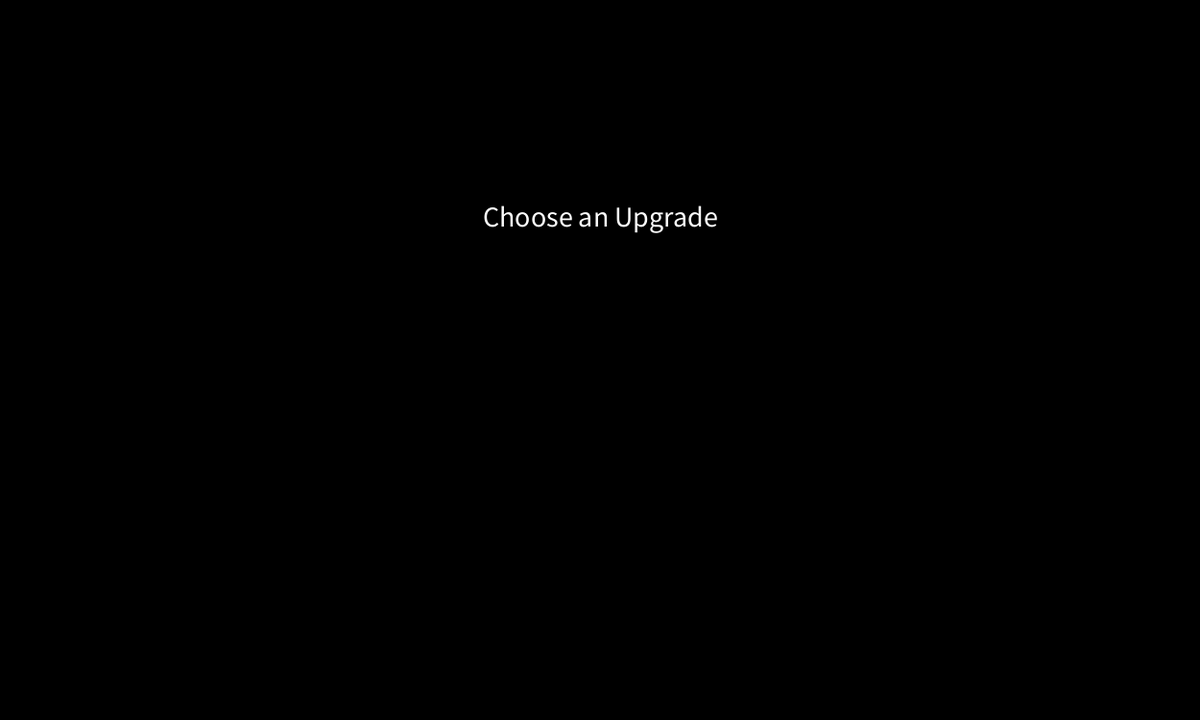
Frame 1 (no input)
Frame 60 (the mouse pressed at the canvas centre just before this capture): identical to frame 1, image omitted
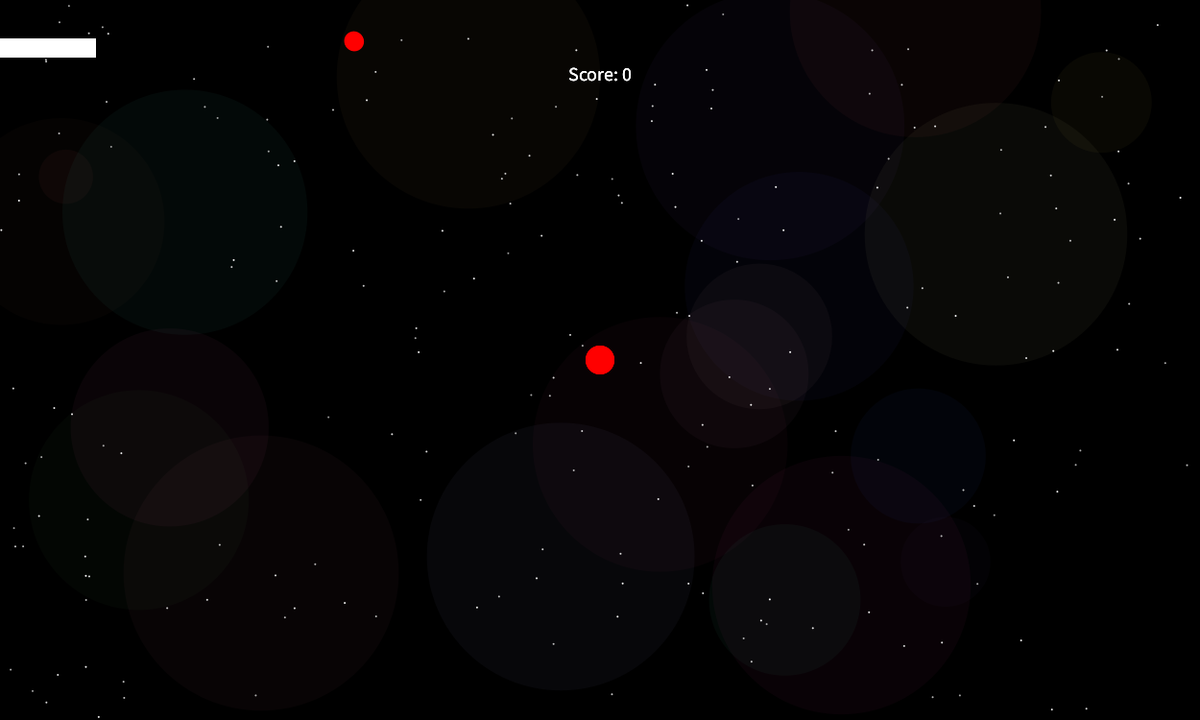
Frame 120 (the mouse held since frame 60 and released just before this capture)

The Processing sketch that drew these frames (run headless with seeded random() and noise(); from frame 60 on, the mouse is pressed at the canvas centre):

// Processing sketch: main
// ── main.pde
// variables (too many variables)
HealthBar healthBar;
ArrayList<Bullet> bullets;
ArrayList<Enemy> enemies;
ArrayList<Upgrade> upgrades;
boolean upgradePrompt = false;
int highScore = 0;
boolean gameOver = false;
boolean firstUpgradeGiven = false;
int upgradeThreshold = 100; // Smaller increment for upgrades
int nextUpgradeScore = upgradeThreshold;
boolean paused = false;
boolean upgradeCooldown = false;
int lastUpgradeScore = 0;
int gracePeriodStartTime = 0;
boolean inGracePeriod = false;
int bulletDamage = 1;
int score = 0; // The player's score
int damageUpgradeThreshold = 500; // Score threshold for damage upgrade
int reloadSpeedUpgradeThreshold = 1000; // Score threshold for reload speed upgrade
int spreadUpgradeThreshold = 1500; // Score threshold for bullet spread upgrade



boolean damageUpgraded = false; // To track if the upgrade has already been given
boolean reloadSpeedUpgraded = false;
boolean spreadUpgraded = false;
//variables for the stars
int numStars = 200;
float[] starX = new float[numStars];
float[] starY = new float[numStars];
float[] starBrightness = new float[numStars];

//variables for the galaxy
int numGalaxy = 20;
float[] galaxyX = new float[numGalaxy];
float[] galaxyy = new float[numGalaxy];
float[] galaxyBaseSize = new float[numGalaxy];
color[] galaxyColor = new color[numGalaxy];

//variables for the shooting stars
int numShootingStars = 5;
float[] shootingStarX = new float[numShootingStars];
float[] shootingStarY = new float[numShootingStars];
float[] shootingStarSpeedX = new float[numShootingStars];
float[] shootingStarSpeedY = new float[numShootingStars];
boolean[] shootingStarActive = new boolean[numShootingStars];

//variables for the enemy spawning
float spawnInterval = 2000;
int lastSpawnTime = 0;

Upgrade currentUpgrade1 = new Upgrade("Damage Boost", 1);  // Increase damage by 1
Upgrade currentUpgrade2 = new Upgrade("Attack Speed", 200);  // Reduce reload time by 200ms
Upgrade currentUpgrade3 = new Upgrade("Bullet Count", 1);  // Increase bullet count by 1

ArrayList<Upgrade> availableUpgrades = new ArrayList<>();

void setup() {
  size(1250, 750);

  // Define the square size, gap, and startX for positioning
  float squareSize = 100;
  float gap = 20;
  float totalWidth = 3 * squareSize + 2 * gap;
  float startX = (width - totalWidth) / 2;  // Position the first upgrade box
  float squareY = height / 2 - squareSize / 2; // Define squareY here

  availableUpgrades.add(new Upgrade("BulletDamage", 10));
  availableUpgrades.add(new Upgrade("ReloadSpeed", 100));
  availableUpgrades.add(new Upgrade("BulletSpread", 1));
  // Loop through upgrades to display or use them
  for (int i = 0; i < availableUpgrades.size(); i++) {
    Upgrade upgrade = availableUpgrades.get(i);
    println("Upgrade: " + upgrade.type + ", Value: " + upgrade.value);
  }

  // Initialize the stars
  for (int i = 0; i < numStars; i++) {
    starX[i] = random(width);
    starY[i] = random(height);
    starBrightness[i] = random(150, 255);
  }

  // Initialize the galaxy
  for (int i = 0; i < numGalaxy; i++) {
    galaxyX[i] = random(width);
    galaxyy[i] = random(height);
    galaxyBaseSize[i] = random(50, 300);
    galaxyColor[i] = color(random(50, 255), random(50, 255), random(50, 255), 10);
  }

  // Initialize the shooting stars
  for (int i = 0; i < numShootingStars; i++) {
    resetShootingStar(i);
  }

  upgrades = new ArrayList<Upgrade>();
  initializeUpgrades();

  // Initialize the player and the healthbar
  healthBar = new HealthBar(10, 10, 1230, 40, 1000);
  player = new Player(width / 2, height / 2, 30, 1000);
  player.setHealthBar(healthBar);  // Link health bar to player
  Upgrade[] upgradesArray = availableUpgrades.toArray(new Upgrade[0]);


  // Initialize the array for both the bullets and for the enemies
  bullets = new ArrayList<Bullet>();
  enemies = new ArrayList<Enemy>();

  // Reset the gameOver state
  gameOver = false;

  // Initialize the array inside the setup() method or any method
  Upgrade[] availableUpgrades = {
    new Upgrade("Damage Boost", 1),
    new Upgrade("Attack Speed", 200),
    new Upgrade("Bullet Count", 1)
  };

  // Draw upgrade options
  for (int i = 0; i < availableUpgrades.length; i++) {
    fill(200);
    rect(startX + i * (squareSize + gap), squareY, squareSize, squareSize);
    fill(0);
    textSize(20);
    textAlign(CENTER, CENTER);
    text(availableUpgrades[i].name, startX + i * (squareSize + gap) + squareSize / 2, squareY + squareSize / 2);
  }
  // Iterate through the array
  for (int i = 0; i < upgradesArray.length; i++) {
    Upgrade upgrade = upgradesArray[i];
    println("Upgrade: " + upgrade.type + ", Value: " + upgrade.value);
  }
  // Give the player the initial upgrade prompt
  promptUpgrade();
  initializeUpgrades();
  println("Setup completed");
}



void resetShootingStar(int index) {
  shootingStarX[index] = random(width);
  shootingStarY[index] = random(height / 2);
  shootingStarSpeedX[index] = random(5, 10);
  shootingStarSpeedY[index] = random(2, 5);
  shootingStarActive[index] = false;
}


void initializeGame() {
  //initialize the player and the players healthbar
  healthBar = new HealthBar(10, 10, 1230, 40, 1000);
  player = new Player(width / 2, height / 2, 30, 1000);
  //link health bar to player
  player.setHealthBar(healthBar);
  //initialize the array for both the bullets and for the enemies
  bullets = new ArrayList<Bullet>();
  enemies = new ArrayList<Enemy>();
  //reset the gameOver state
  gameOver = false;
  firstUpgradeGiven = false;
  //reset the score
  score = 0;
  //give the player the initial upgrade prompt
  promptUpgrade();
}


Player player = new Player(100, 100, 50, 100);


void draw() {

  // Display and update the health bar
  healthBar.display();
  // Draw the galaxy background
  drawGalaxyBackground();
  // Display and update the player
  player.update();
  player.display();
  player.displayReloadBar();  // Inside the Player class, it uses player.x and player.y
  checkCollisions();

  if (paused) {
    if (upgradePrompt) {
      displayUpgradePrompt();  // Show upgrade choices
    }
    return;
  }

  // Score tracking and upgrade logic
  if (score >= nextUpgradeScore && !upgradePrompt && !upgradeCooldown) {
    promptUpgrade();
    upgradeThreshold = 100;  // Set a smaller increment for the next upgrade
    nextUpgradeScore = score + upgradeThreshold;
  }

  if (score >= reloadSpeedUpgradeThreshold && !reloadSpeedUpgraded) {
    upgradeBulletReloadSpeed();
    reloadSpeedUpgraded = true;
  }

  if (score >= spreadUpgradeThreshold && !spreadUpgraded) {
    upgradeBulletSpread();
    spreadUpgraded = true;
  }



  if (gameOver) {
    displayGameOverScreen();
    return;  // Exit the draw function if the game is over
  }
  for (int i = bullets.size() - 1; i >= 0; i--) {
    Bullet b = bullets.get(i);
    b.update();
    b.display();
  }


    player.updateAndDisplay();  // Update player and display bullets
    // Update and display enemies (if you have enemies)
    for (Enemy enemy : enemies) {
      enemy.update(player);  // Update enemy movement
      enemy.display();       // Display enemy
    }

    // Update and display bullets and enemies
    player.updateAndDisplay();  // This calls the method from the player class to handle bullets

    updateAndDisplayEnemies();

    // Spawn enemies off-screen
    if (millis() - lastSpawnTime > spawnInterval) {
      spawnEnemy();
      lastSpawnTime = millis();
      spawnInterval = max(500, 2000 - score * 5);
    }

    // Check if it's time for an upgrade
    if (score >= nextUpgradeScore && !upgradePrompt && !upgradeCooldown) {
      promptUpgrade();
    }
    upgradeThreshold += 10;
    nextUpgradeScore = score + upgradeThreshold;
  


  Upgrade[] availableUpgrades = {
    new Upgrade("Damage Boost", 1),
    new Upgrade("Attack Speed", 200),
    new Upgrade("Bullet Count", 1),
    new Upgrade("Reload Speed", 0.8f),
    new Upgrade("Bullet Spread", 1)
  };
}
void displayHealthBar() {
    // Background of the health bar
    noStroke();
    fill(50);
    rect(10, 10, 200, 20); // Static background width

    // Foreground representing health
    fill(255, 0, 0);
    rect(10, 10, player.health * 2, 20); // Health bar width based on health

    // Outline for clarity
    noFill();
    stroke(255);
    rect(10, 10, 200, 20); // Full bar outline
}

void promptUpgrade() {
  // Pause the game
  paused = true;
  upgradePrompt = true;

  // Randomly shuffle or pick 3 upgrades
  Upgrade[] chosenUpgrades = new Upgrade[3];
  for (int i = 0; i < 3; i++) {
    chosenUpgrades[i] = availableUpgrades.get((int) random(availableUpgrades.size()));
  }

  currentUpgrade1 = chosenUpgrades[0];
  currentUpgrade2 = chosenUpgrades[1];
  currentUpgrade3 = chosenUpgrades[2];
}
void upgradeBulletDamage() {
  bulletDamage += 2; // Increase bullet damage
  println("Bullet damage upgraded!");
}

void upgradeBulletReloadSpeed() {
  player.setReloadSpeed(player.reloadSpeed * 0.8); // Decrease reload time (faster reload)
  println("Bullet reload speed upgraded!");
}

void upgradeBulletSpread() {
  player.setBulletSpread(player.bulletSpread + 1);  // Increase number of bullets shot
  println("Bullet spread upgraded!");
}


void drawGalaxyBackground() {
  //clear the screen
  background(0);
  //draw galaxy with dynamic sizes
  for (int i = 0; i < numGalaxy; i++) {
    float dynamicSize = galaxyBaseSize[i] + sin(frameCount * 0.02 + i) * 20;
    fill(galaxyColor[i]);
    noStroke();
    ellipse(galaxyX[i], galaxyy[i], dynamicSize, dynamicSize);
  }
  //draw stars
  for (int i = 0; i < numStars; i++) {
    fill(255, 255, 255, starBrightness[i]);
    noStroke();
    ellipse(starX[i], starY[i], 2, 2);
  }
  //draw shooting stars
  for (int i = 0; i < numShootingStars; i++) {
    if (shootingStarActive[i]) {
      fill(255);
      stroke(255);
      line(shootingStarX[i], shootingStarY[i], shootingStarX[i] - shootingStarSpeedX[i] * 5, shootingStarY[i] - shootingStarSpeedY[i] * 5);
      shootingStarX[i] += shootingStarSpeedX[i];
      shootingStarY[i] += shootingStarSpeedY[i];
      //reset shooting star if it goes off screen
      if (shootingStarX[i] > width || shootingStarY[i] > height) {
        resetShootingStar(i);
        shootingStarActive[i] = random(1000) > 980;
      }
    } else if (random(10000) > 9995) {
      shootingStarActive[i] = true;
    }
  }
}

void drawBackground() {
  background(0);
  //draw animated circles
  for (int i = 0; i < 50; i++) {
    float x = noise(frameCount * 0.01 + i) * width;
    float y = noise(frameCount * 0.01 + i + 100) * height;
    float size = noise(frameCount * 0.01 + i + 200) * 50;
    fill(255, 100, 100, 100);
    noStroke();
    ellipse(x, y, size, size);
  }
}
void checkCollisions() {
  for (int i = bullets.size() - 1; i >= 0; i--) {
    Bullet b = bullets.get(i);
    for (int j = enemies.size() - 1; j >= 0; j--) {
      Enemy enemy = enemies.get(j);
      if (b.collidesWith(enemy)) {
        enemy.takeDamage(b.damage);
        bullets.remove(i); // Remove bullet
        if (enemy.health <= 0) {
          enemies.remove(j); // Remove enemy if health is 0 or less
        }
        break; // Break inner loop if collision detected
      }
    }
  }
}
void mousePressed() {
  if (upgradePrompt) {
    // Check if the player clicks on an upgrade option
    float squareSize = 100;
    float gap = 20;
    float startX = (width - 3 * squareSize - 2 * gap) / 2;
    float squareY = height / 2 - squareSize / 2;

    if (mouseX > startX && mouseX < startX + squareSize && mouseY > squareY && mouseY < squareY + squareSize) {
      player.applyUpgrade(currentUpgrade1);  // Apply the first upgrade
    } else if (mouseX > startX + squareSize + gap && mouseX < startX + 2 * squareSize + gap && mouseY > squareY && mouseY < squareY + squareSize) {
      player.applyUpgrade(currentUpgrade2);  // Apply the second upgrade
    } else if (mouseX > startX + 2 * (squareSize + gap) && mouseX < startX + 3 * squareSize + 2 * gap && mouseY > squareY && mouseY < squareY + squareSize) {
      player.applyUpgrade(currentUpgrade3);  // Apply the third upgrade
    }

    // Resume the game after an upgrade is chosen
    upgradePrompt = false;
    paused = false;
  } else {
    player.shoot();  // Corrected to call shoot on the player object
  }
}



//player upgrade values
void initializeUpgrades() {
  upgrades = new ArrayList<Upgrade>();
  upgrades.add(new Upgrade("Damage\n Boost", 1));
  upgrades.add(new Upgrade("Attack\n Speed", 200));
  upgrades.add(new Upgrade("Bullet\n Count", 1));
}




void displayUpgradePrompt() {
  background(0);
  fill(255);
  textSize(30);
  textAlign(CENTER, CENTER);
  text("Choose an Upgrade", width / 2, height / 2 - 150);

  // Define the variables here
  float squareSize = 100;
  float gap = 20;
  float totalWidth = 3 * squareSize + 2 * gap;
  float startX = (width - totalWidth) / 2;
  float squareY = height / 2 - squareSize / 2;

  for (int i = 0; i < availableUpgrades.size(); i++) {
    Upgrade upgrade = availableUpgrades.get(i);
    println("Upgrade: " + upgrade.type + ", Value: " + upgrade.value);
  }
}



void displayGameOverScreen() {
  fill(255, 0, 0);
  textSize(50);
  textAlign(CENTER, CENTER);
  text("Game Over", width / 2, height / 2 - 60);
  textSize(20);
  text("Score: " + score, width / 2, height / 2);
  text("High Score: " + highScore, width / 2, height / 2 + 30);
  text("Press 'R' to Restart", width / 2, height / 2 + 60);
}

void updateAndDisplay() {

  // Update and display all bullets
  for (int i = bullets.size() - 1; i >= 0; i--) {
    Bullet b = bullets.get(i);
    b.update();  // Update bullet position
    b.display();  // Display bullet on the screen

    // Check for collisions with enemies
    for (Enemy enemy : enemies) {
      if (enemy.checkHit(b, bullets)) {  // Pass bullets list to checkHit()
        System.out.println("Enemy hit!");
        if (!enemy.isAlive()) {
          enemies.remove(enemy);
          System.out.println("Enemy destroyed!");
          score += 10;
        }
        break; // Exit loop once the bullet has hit an enemy
      }
    }

    // Remove bullets that go off-screen
    if (!b.isVisible()) {
      bullets.remove(i);
    }
  }
}




void updateAndDisplayEnemies() {
  // Update and display regular enemies
  for (int i = enemies.size() - 1; i >= 0; i--) {
    Enemy e = enemies.get(i);
    e.update(player);
    e.display();

    // Check if the enemy collides with the player
    if (e.checkCollisionWithPlayer(player)) {
      player.decreaseHealth(10);  // Decrease player's health by 10
      healthBar.setHealth(player.health);  // Update the health bar
      enemies.remove(i); // Remove enemy upon collision
    }

    // Check if the enemy is dead
    if (!e.isAlive()) {
      enemies.remove(i);
      score += 10;
    }
  }
}


void drawStarfieldBackground() {
  background(0);  // Clear the screen
  // Draw stars
  for (int i = 0; i < numStars; i++) {
    fill(255);
    noStroke();
    ellipse(starX[i], starY[i], 2, 2);
  }
}

void spawnEnemy() {
  float spawnBuffer = 50;  // Buffer to spawn enemies off-screen
  float x, y;
  int edge = floor(random(4));
  // Choose a random edge to spawn the enemy
  switch (edge) {
  case 0: // Top
    x = random(width);
    y = -spawnBuffer;
    break;
  case 1: // Right
    x = width + spawnBuffer;
    y = random(height);
    break;
  case 2: // Bottom
    x = random(width);
    y = height + spawnBuffer;
    break;
  case 3: // Left
    x = -spawnBuffer;
    y = random(height);
    break;
  default:
    x = random(width);
    y = random(height);
  }

  // Gradually increase enemy speed and health based on the score
  float enemySpeed = 1 + score / 1000.0;
  int enemyHealth = 5 + score / 50;
  // Spawn a single enemy type
  enemies.add(new Enemy(x, y, enemySpeed, enemyHealth));
}

// ── bullet.pde
class Bullet {
  PVector position;
  PVector velocity;
  int damage;

  // Constructor to initialize bullet with position, velocity, and damage
  Bullet(float x, float y, int damage) {
    this.position = new PVector(x, y);  // Initialize position
    this.velocity = new PVector(0, 0);  // Initialize velocity
    this.damage = damage;
  }

  // Update the bullet's position based on its velocity
  void update() {
    position.add(velocity);  // Move the bullet
  }
  void setVelocity(PVector direction, float speed) {
    velocity = direction.copy().mult(speed);  // Set velocity based on direction and speed
  }
  void display() {
    fill(0, 255, 0);  // Green color for the bullet
    ellipse(position.x, position.y, 10, 10);  // Draw bullet as a small circle
  }
  void updateAndDisplay() {
    update();  // Update player (movement, health, etc.)
    display(); // Display player

    // Update and display all bullets, and remove those that go off-screen
    for (int i = bullets.size() - 1; i >= 0; i--) {
      Bullet b = bullets.get(i);
      b.update();   // Update bullet position
      b.display();  // Display the bullet

      // Remove bullets that go off-screen
      if (b.isOffScreen()) {
        bullets.remove(i); // Remove bullet from list
      }
    }
  }

  // Check if the bullet collides with an enemy
  boolean collidesWith(Enemy enemy) {
    float bulletRadius = 5;  // Radius of the bullet
    float distance = dist(position.x, position.y, enemy.position.x, enemy.position.y);
    float combinedRadius = bulletRadius + enemy.size / 2;  // Combine the radius of bullet and enemy
    return distance < combinedRadius;  // Collision detection
  }


  // Check if the bullet is off the screen
  boolean isOffScreen() {
    return position.x < 0 || position.x > width || position.y < 0 || position.y > height;
  }
  // Check if the bullet is off the screen (optional)
  boolean isVisible() {
    return position.x >= 0 && position.x <= width && position.y >= 0 && position.y <= height;
  }
}

// ── enemy.pde
class Enemy {
  PVector position;  // Use PVector for position
  PVector velocity;  // Use PVector for velocity (movement)
  float speed;
  float size;  // Radius of the enemy
  int health;

  Enemy(float x, float y, float speed, int health) {
    this.position = new PVector(x, y);  // Initialize position
    this.velocity = new PVector(0, 0);  // Initialize velocity
    this.speed = speed;
    this.health = health;
  }

  void update(Player player) {
    // Calculate direction vector from enemy to player
    PVector direction = PVector.sub(player.position, this.position);  // Get vector from enemy to player
    direction.normalize();  // Normalize to make it a unit vector (magnitude of 1)

    // Set velocity based on direction and speed
    this.velocity = direction.copy().mult(speed);

    // Update position based on velocity
    this.position.add(velocity);
  }

  void display() {
    fill(255, 0, 0);  // Red color for the enemy
    noStroke();
    ellipse(position.x, position.y, 20, 20);  // Draw enemy as a circle
  }

  boolean checkHit(Bullet bullet, ArrayList<Bullet> bullets) {
    if (dist(position.x, position.y, bullet.position.x, bullet.position.y) < 10) {
      health -= bullet.damage;  // Decrease health by bullet damage
      bullets.remove(bullet);  // Remove the bullet from the list
      return true;  // Return true if the bullet hits
    }
    return false;  // Return false if the bullet doesn't hit
  }
  // Method to handle taking damage
  void takeDamage(int damage) {
    health -= damage;
    if (health <= 0) {
      // Handle enemy death (e.g., remove from list)
      System.out.println("Enemy destroyed!");
    }
  }
  boolean collidesWith(Enemy enemy) {
    float bulletRadius = 5;
    float distance = dist(position.x, position.y, enemy.position.x, enemy.position.y);
    float combinedRadius = bulletRadius + enemy.size / 2;

    return distance < combinedRadius;
  }

  void checkCollisions() {
    for (int i = bullets.size() - 1; i >= 0; i--) {
      Bullet b = bullets.get(i);
      for (int j = enemies.size() - 1; j >= 0; j--) {
        Enemy enemy = enemies.get(j);
        if (b.collidesWith(enemy)) {
          enemy.takeDamage(b.damage);
          bullets.remove(i); // Remove bullet
          if (enemy.health <= 0) {
            enemies.remove(j); // Remove enemy if health is 0 or less
          }
          break; // Break inner loop if collision detected
        }
      }
    }
  }
  
boolean checkCollisionWithPlayer(Player player) {
    float distance = dist(this.position.x, this.position.y, player.position.x, player.position.y);
    float collisionThreshold = this.size / 2 + player.size / 2;
    return distance < collisionThreshold;
}



  boolean isAlive() {
    return health > 0;
  }
}

// ── health_bar.pde
class HealthBar {
  int x, y, width, height, maxHealth;
  int currentHealth;

  // Constructor with parameters
  HealthBar(int x, int y, int width, int height, int maxHealth) {
    this.x = x;
    this.y = y;
    this.width = width;
    this.height = height;
    this.maxHealth = maxHealth;
    this.currentHealth = maxHealth;  // Start with full health
  }

  // Method to display the health bar
  void display() {
    // Draw the background of the health bar
    fill(150);
    rect(x, y, width, height);

    // Draw the health portion of the bar
    fill(255, 0, 0); // Red color
    float healthWidth = map(currentHealth, 0, maxHealth, 0, width);
    rect(x, y, healthWidth, height);
  }

  // Method to update the health value
  void setHealth(int health) {
    this.currentHealth = health;
  }

  // Method to reduce health
  void reduceHealth(int amount) {
    this.currentHealth = max(0, this.currentHealth - amount);
  }

  // Method to increase health
  void increaseHealth(int amount) {
    this.currentHealth = min(this.maxHealth, this.currentHealth + amount);
  }
}

// ── player.pde
class Player {
  PVector position;
  float size;
  int health;
  int bulletCount = 10;
  float reloadSpeed = 1000; // Initial reload speed in milliseconds
  float reloadTime = 1000.0;  // Reload time in milliseconds
  float x, y; // Declare x and y as float variables

  boolean isUpgradeAvailable = false;  // Declare the variable at the class level
  Upgrade currentUpgrade = null; // To keep track of the current upgrade being displayed
  ArrayList<Upgrade> availableUpgrades = new ArrayList<>();
  int reloadProgress; // Progress of reload (0 to 100)
  int bulletDamage = 10; // Initial bullet damage
  float bulletSpread;  // Variable to control the number of bullets shot
  long lastShotTime = 0;
  ArrayList<Bullet> bullets = new ArrayList<Bullet>();
  HealthBar healthBar;

  Player(float x, float y, float size, int health) {
    this.position = new PVector(x, y);
    this.size = size;
    this.health = health;
            // Initialize available upgrades
        availableUpgrades.add(new Upgrade("BulletDamage", 10));
        availableUpgrades.add(new Upgrade("ReloadSpeed", 100));
        availableUpgrades.add(new Upgrade("BulletSpread", 1));
  }

  void setHealthBar(HealthBar healthBar) {
    this.healthBar = healthBar; // Set health bar reference
  }

  void shoot() {
    if (millis() - lastShotTime >= reloadTime) {
      Bullet b = new Bullet(position.x, position.y, bulletDamage);
      PVector direction = new PVector(mouseX - position.x, mouseY - position.y); // Direction to mouse
      direction.normalize();  // Normalize the direction vector
      b.setVelocity(direction, 5);  // Set bullet speed

      bullets.add(b);
      lastShotTime = millis();
      System.out.println("Shooting bullet!");
    } else {
      System.out.println("Reloading...");
    }
  }

  void applyUpgrade(Upgrade upgrade) {
    if (upgrade == null) {
      println("Upgrade is null!");
      return;
    }

    println("Applying upgrade: " + upgrade.type);

    switch (upgrade.type) {
    case "BulletDamage":
      bulletDamage += upgrade.value;
      println("Bullet damage upgraded! Current damage: " + bulletDamage);
      break;
    case "ReloadSpeed":
      reloadTime = max(100, reloadTime - upgrade.value); // Decrease reload time
      println("Reload speed upgraded! Current reload time: " + reloadTime);
      break;
    case "BulletSpread":
      bulletSpread += upgrade.value;
      println("Bullet spread upgraded! Current spread: " + bulletSpread);
      break;
    default:
      println("Unknown upgrade type: " + upgrade.type);
    }
  }

  void displayUpgradePrompt() {
    background(0);
    fill(255);
    textSize(30);
    textAlign(CENTER, CENTER);
    text("Choose an Upgrade", width / 2, height / 2 - 150);

    float squareSize = 100;
    float gap = 20;
    float totalWidth = 3 * squareSize + 2 * gap;
    float startX = (width - totalWidth) / 2;
    float squareY = height / 2 - squareSize / 2;

    fill(200);
    rect(startX, squareY, squareSize, squareSize);
    fill(0);
    textSize(20);
    textAlign(CENTER, CENTER);
    text("Damage", startX + squareSize / 2, squareY + squareSize / 2);

    fill(200);
    rect(startX + squareSize + gap, squareY, squareSize, squareSize);
    fill(0);
    textSize(20);
    textAlign(CENTER, CENTER);
    text("Reload", startX + 1.5 * squareSize + gap, squareY + squareSize / 2);

    fill(200);
    rect(startX + 2 * (squareSize + gap), squareY, squareSize, squareSize);
    fill(0);
    textSize(20);
    textAlign(CENTER, CENTER);
    text("Spread", startX + 2.5 * squareSize + 2 * gap, squareY + squareSize / 2);
  }

  void handleUpgradeSelection() {
    // Only check for mouse clicks if an upgrade is available
    if (mousePressed && isUpgradeAvailable) {
      float squareSize = 100;
      float gap = 20;
      float totalWidth = 3 * squareSize + 2 * gap;
      float startX = (width - totalWidth) / 2;
      float squareY = height / 2 - squareSize / 2;

      // BulletDamage upgrade (first option)
      if (mouseX >= startX && mouseX <= startX + squareSize &&
        mouseY >= squareY && mouseY <= squareY + squareSize) {
        applyUpgrade(new Upgrade("BulletDamage", 10));
        isUpgradeAvailable = false;  // Close the upgrade screen after selection
        return;
      }

      // ReloadSpeed upgrade (second option)
      else if (mouseX >= startX + squareSize + gap && mouseX <= startX + 2 * squareSize + gap &&
        mouseY >= squareY && mouseY <= squareY + squareSize) {
        applyUpgrade(new Upgrade("ReloadSpeed", 10));
        isUpgradeAvailable = false;
        return;
      }

      // BulletSpread upgrade (third option)
      else if (mouseX >= startX + 2 * (squareSize + gap) && mouseX <= startX + 3 * squareSize + 2 * gap &&
        mouseY >= squareY && mouseY <= squareY + squareSize) {
        applyUpgrade(new Upgrade("BulletSpread", 10));
        isUpgradeAvailable = false;
        return;
      }
    }
  }

  void offerUpgrade() {
    if (!isUpgradeAvailable) {
      displayUpgradePrompt();
      isUpgradeAvailable = true; // Keep the upgrade screen open until player selects an upgrade
    }
  }

  // Set bullet spread
  void setBulletSpread(float newBulletSpread) {
    this.bulletSpread = newBulletSpread;  // Update bulletSpread
  }

  void update() {
    if (score >= nextUpgradeScore && !isUpgradeAvailable) {
      nextUpgradeScore += 10;  // Increase the threshold for the next upgrade
      offerUpgrade();  // Show the upgrade prompt
    }

    // If upgrade screen is visible, check for selection
    if (isUpgradeAvailable) {
      handleUpgradeSelection();  // Handle mouse click for upgrade selection
    }

    // Handle player movement with arrow keys
    if (keyPressed) {
      if (keyCode == UP) {
        position.y -= 5;
      } else if (keyCode == DOWN) {
        position.y += 5;
      } else if (keyCode == LEFT) {
        position.x -= 5;
      } else if (keyCode == RIGHT) {
        position.x += 5;
      }
    }

    // Ensure player stays within bounds
    position.x = constrain(position.x, 0, width - size);
    position.y = constrain(position.y, 0, height - size);
  }

  void updateAndDisplay() {
    update();  // Update player (movement, health, etc.)
    display(); // Display player

    // Update and display all bullets, and remove those that go off-screen
    for (int i = bullets.size() - 1; i >= 0; i--) {
      Bullet b = bullets.get(i);
      b.update();   // Update bullet position
      b.display();  // Display the bullet

      // Remove bullets that go off-screen
      if (b.isOffScreen()) {
        bullets.remove(i); // Remove bullet from list
      }
    }
  }



  // Add the setReloadSpeed method
  void setReloadSpeed(float newReloadSpeed) {
    this.reloadSpeed = newReloadSpeed;  // Update reloadSpeed field
  }

  void decreaseHealth(int damage) {
    health -= damage;
    healthBar.setHealth(health); // Update health bar when health decreases
  }

  void displayReloadBar() {
    // Display the reload bar near the player
    int reloadBarWidth = 200;
    int reloadBarHeight = 20;
    rect(this.x - 100, this.y + this.size + 10, reloadBarWidth, reloadBarHeight);  // Position reload bar relative to player
  }

  void display() {
    fill(255, 0, 0);  // Red color for the player
    noStroke();
    ellipse(position.x, position.y, size, size);

    // Display the score
    fill(255);  // White color for the score text
    textSize(20);
    textAlign(CENTER, TOP);  // Center the text horizontally
    text("Score: " + score, width / 2, 70);  // Positioning the score in the middle below the health bar
  }
}

// ── upgrade.pde
class Upgrade {
  String name;
  String type;   // Type of upgrade (e.g., BulletDamage, ReloadSpeed, etc.)
  float value;   // Change the type to float

  // Constructor to initialize name and value
  Upgrade(String name, float value) {
    this.name = name;
    this.value = value;   // No need for conversion now since both are float
    this.type = name;     // You can directly set the type from the name
  }
}
